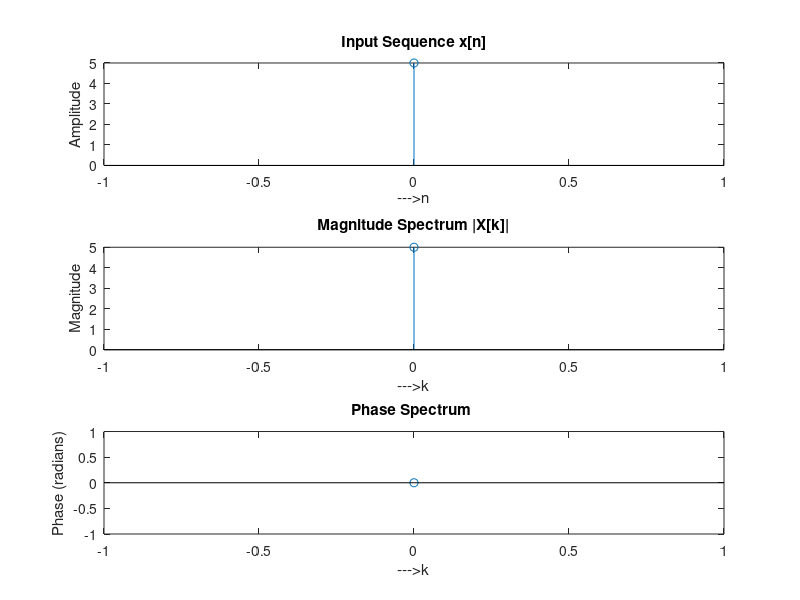

Reproduce this figure in MATLAB.
% DFT Program in MATLAB (without using fft)
clc;
clear;
close;

x = input('Enter the input sequence x[n]: ');
N = length(x); % Length of the input
X = zeros(1, N);%Initialize output

for k = 0:N-1
    for n = 0:N-1
        X(k+1) = X(k+1) + x(n+1) * exp(-1j*2*pi*k*n/N);
    end
end
mag_X = abs(X);% Magnitude 
ph_X = angle(X);%Phase
disp('DFT of the input sequence is: ');
disp(X);
% Plotting
subplot(3,1,1);
stem(0:N-1, x);
title('Input Sequence x[n]');
xlabel('--->n');
ylabel('Amplitude');

subplot(3,1,2);
stem(0:N-1, mag_X);
title('Magnitude Spectrum |X[k]|');
xlabel('--->k');
ylabel('Magnitude');

subplot(3,1,3);
stem(0:N-1, ph_X);
title('Phase Spectrum ');
xlabel('--->k');
ylabel('Phase (radians)');
